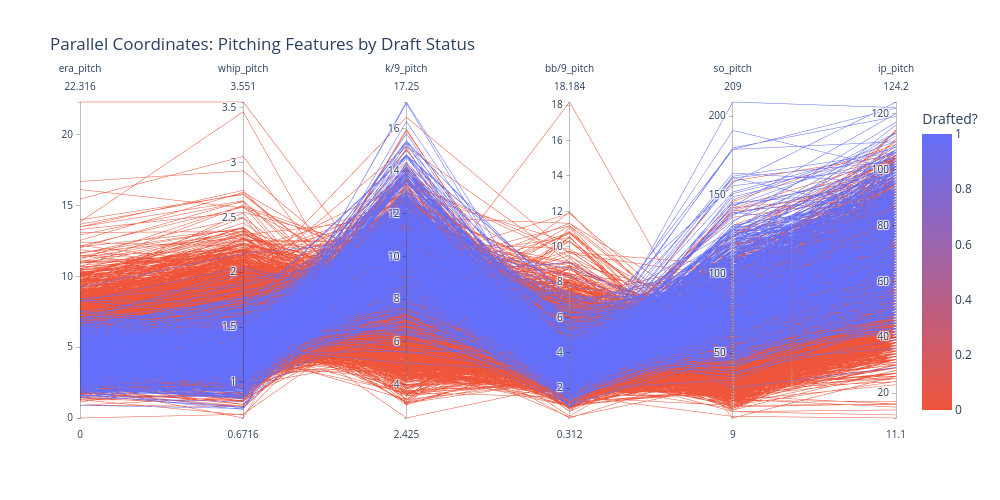

The notebook cell saved with this chart:
### Code cell
# Pick the features on the PCP axes
pcp_features = ['era_pitch', 'whip_pitch', 'k/9_pitch', 'bb/9_pitch', 'so_pitch', 'ip_pitch']

# Build a temporary df with those features + the target
pcp_df = df[pcp_features + ['Drafted?']].dropna()

fig = px.parallel_coordinates(
    pcp_df,
    color='Drafted?',
    dimensions=pcp_features,
    color_continuous_scale=['#EF553B', '#636EFA'],  # red = 0, blue = 1
    title='Parallel Coordinates: Pitching Features by Draft Status'
)

fig.update_layout(width=1000, height=500)
fig.show()

### Figure 1 — Plotly figure (JSON) as saved in the notebook; plotly's stock layout.template omitted (floating-point values rounded to 4 significant figures; data arrays with more than 128 entries replaced by an {"elided": "..."} marker saying what was removed)
{"data": [{"dimensions": [{"label": "era_pitch", "values": {"elided": "5510 float values"}}, {"label": "whip_pitch", "values": {"elided": "5510 float values"}}, {"label": "k/9_pitch", "values": {"elided": "5510 float values"}}, {"label": "bb/9_pitch", "values": {"elided": "5510 float values"}}, {"label": "so_pitch", "values": {"elided": "5510 int values"}}, {"label": "ip_pitch", "values": {"elided": "5510 float values"}}], "domain": {"x": [0, 1], "y": [0, 1]}, "line": {"color": {"elided": "5510 int values"}, "coloraxis": "coloraxis"}, "name": "", "type": "parcoords"}], "layout": {"coloraxis": {"colorbar": {"title": {"text": "Drafted?"}}, "colorscale": [[0, "#EF553B"], [1, "#636EFA"]]}, "height": 500, "legend": {"tracegroupgap": 0}, "title": {"text": "Parallel Coordinates: Pitching Features by Draft Status"}, "width": 1000}}
